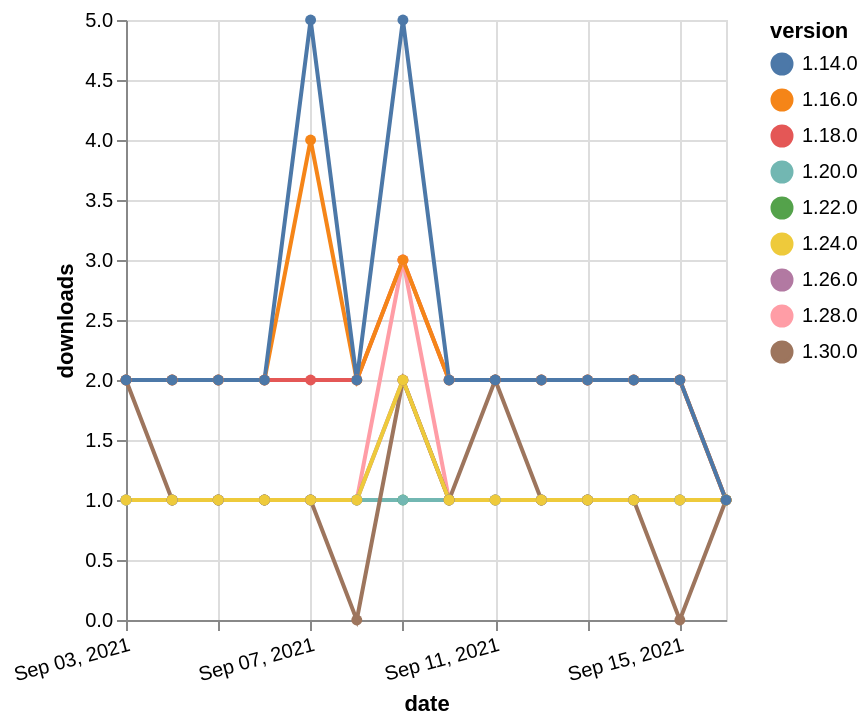

This figure's Vega-Lite source:
### Vega-Lite specification from a JSON file in a GitHub repository (floating-point values rounded to 4 significant figures)
{"$schema": "https://vega.github.io/schema/vega-lite/v5.json", "description": "A simple bar chart with embedded data.", "data": {"values": [{"date": "2021-09-03", "total": 2246, "delta": 2, "version": "1.18.0"}, {"date": "2021-09-04", "total": 2248, "delta": 2, "version": "1.18.0"}, {"date": "2021-09-05", "total": 2250, "delta": 2, "version": "1.18.0"}, {"date": "2021-09-06", "total": 2252, "delta": 2, "version": "1.18.0"}, {"date": "2021-09-07", "total": 2254, "delta": 2, "version": "1.18.0"}, {"date": "2021-09-08", "total": 2256, "delta": 2, "version": "1.18.0"}, {"date": "2021-09-09", "total": 2259, "delta": 3, "version": "1.18.0"}, {"date": "2021-09-10", "total": 2261, "delta": 2, "version": "1.18.0"}, {"date": "2021-09-11", "total": 2263, "delta": 2, "version": "1.18.0"}, {"date": "2021-09-12", "total": 2265, "delta": 2, "version": "1.18.0"}, {"date": "2021-09-13", "total": 2267, "delta": 2, "version": "1.18.0"}, {"date": "2021-09-14", "total": 2269, "delta": 2, "version": "1.18.0"}, {"date": "2021-09-15", "total": 2271, "delta": 2, "version": "1.18.0"}, {"date": "2021-09-16", "total": 2272, "delta": 1, "version": "1.18.0"}, {"date": "2021-09-03", "total": 180, "delta": 1, "version": "1.22.0"}, {"date": "2021-09-04", "total": 181, "delta": 1, "version": "1.22.0"}, {"date": "2021-09-05", "total": 182, "delta": 1, "version": "1.22.0"}, {"date": "2021-09-06", "total": 183, "delta": 1, "version": "1.22.0"}, {"date": "2021-09-07", "total": 184, "delta": 1, "version": "1.22.0"}, {"date": "2021-09-08", "total": 185, "delta": 1, "version": "1.22.0"}, {"date": "2021-09-09", "total": 186, "delta": 1, "version": "1.22.0"}, {"date": "2021-09-10", "total": 187, "delta": 1, "version": "1.22.0"}, {"date": "2021-09-11", "total": 188, "delta": 1, "version": "1.22.0"}, {"date": "2021-09-12", "total": 189, "delta": 1, "version": "1.22.0"}, {"date": "2021-09-13", "total": 190, "delta": 1, "version": "1.22.0"}, {"date": "2021-09-14", "total": 191, "delta": 1, "version": "1.22.0"}, {"date": "2021-09-15", "total": 192, "delta": 1, "version": "1.22.0"}, {"date": "2021-09-16", "total": 193, "delta": 1, "version": "1.22.0"}, {"date": "2021-09-03", "total": 158, "delta": 1, "version": "1.28.0"}, {"date": "2021-09-04", "total": 159, "delta": 1, "version": "1.28.0"}, {"date": "2021-09-05", "total": 160, "delta": 1, "version": "1.28.0"}, {"date": "2021-09-06", "total": 161, "delta": 1, "version": "1.28.0"}, {"date": "2021-09-07", "total": 162, "delta": 1, "version": "1.28.0"}, {"date": "2021-09-08", "total": 163, "delta": 1, "version": "1.28.0"}, {"date": "2021-09-09", "total": 166, "delta": 3, "version": "1.28.0"}, {"date": "2021-09-10", "total": 167, "delta": 1, "version": "1.28.0"}, {"date": "2021-09-11", "total": 168, "delta": 1, "version": "1.28.0"}, {"date": "2021-09-12", "total": 169, "delta": 1, "version": "1.28.0"}, {"date": "2021-09-13", "total": 170, "delta": 1, "version": "1.28.0"}, {"date": "2021-09-14", "total": 171, "delta": 1, "version": "1.28.0"}, {"date": "2021-09-15", "total": 172, "delta": 1, "version": "1.28.0"}, {"date": "2021-09-16", "total": 173, "delta": 1, "version": "1.28.0"}, {"date": "2021-09-03", "total": 144, "delta": 1, "version": "1.26.0"}, {"date": "2021-09-04", "total": 145, "delta": 1, "version": "1.26.0"}, {"date": "2021-09-05", "total": 146, "delta": 1, "version": "1.26.0"}, {"date": "2021-09-06", "total": 147, "delta": 1, "version": "1.26.0"}, {"date": "2021-09-07", "total": 148, "delta": 1, "version": "1.26.0"}, {"date": "2021-09-08", "total": 149, "delta": 1, "version": "1.26.0"}, {"date": "2021-09-09", "total": 151, "delta": 2, "version": "1.26.0"}, {"date": "2021-09-10", "total": 152, "delta": 1, "version": "1.26.0"}, {"date": "2021-09-11", "total": 153, "delta": 1, "version": "1.26.0"}, {"date": "2021-09-12", "total": 154, "delta": 1, "version": "1.26.0"}, {"date": "2021-09-13", "total": 155, "delta": 1, "version": "1.26.0"}, {"date": "2021-09-14", "total": 156, "delta": 1, "version": "1.26.0"}, {"date": "2021-09-15", "total": 157, "delta": 1, "version": "1.26.0"}, {"date": "2021-09-16", "total": 158, "delta": 1, "version": "1.26.0"}, {"date": "2021-09-03", "total": 220, "delta": 1, "version": "1.20.0"}, {"date": "2021-09-04", "total": 221, "delta": 1, "version": "1.20.0"}, {"date": "2021-09-05", "total": 222, "delta": 1, "version": "1.20.0"}, {"date": "2021-09-06", "total": 223, "delta": 1, "version": "1.20.0"}, {"date": "2021-09-07", "total": 224, "delta": 1, "version": "1.20.0"}, {"date": "2021-09-08", "total": 225, "delta": 1, "version": "1.20.0"}, {"date": "2021-09-09", "total": 226, "delta": 1, "version": "1.20.0"}, {"date": "2021-09-10", "total": 227, "delta": 1, "version": "1.20.0"}, {"date": "2021-09-11", "total": 228, "delta": 1, "version": "1.20.0"}, {"date": "2021-09-12", "total": 229, "delta": 1, "version": "1.20.0"}, {"date": "2021-09-13", "total": 230, "delta": 1, "version": "1.20.0"}, {"date": "2021-09-14", "total": 231, "delta": 1, "version": "1.20.0"}, {"date": "2021-09-15", "total": 232, "delta": 1, "version": "1.20.0"}, {"date": "2021-09-16", "total": 233, "delta": 1, "version": "1.20.0"}, {"date": "2021-09-03", "total": 2992, "delta": 2, "version": "1.16.0"}, {"date": "2021-09-04", "total": 2994, "delta": 2, "version": "1.16.0"}, {"date": "2021-09-05", "total": 2996, "delta": 2, "version": "1.16.0"}, {"date": "2021-09-06", "total": 2998, "delta": 2, "version": "1.16.0"}, {"date": "2021-09-07", "total": 3002, "delta": 4, "version": "1.16.0"}, {"date": "2021-09-08", "total": 3004, "delta": 2, "version": "1.16.0"}, {"date": "2021-09-09", "total": 3007, "delta": 3, "version": "1.16.0"}, {"date": "2021-09-10", "total": 3009, "delta": 2, "version": "1.16.0"}, {"date": "2021-09-11", "total": 3011, "delta": 2, "version": "1.16.0"}, {"date": "2021-09-12", "total": 3013, "delta": 2, "version": "1.16.0"}, {"date": "2021-09-13", "total": 3015, "delta": 2, "version": "1.16.0"}, {"date": "2021-09-14", "total": 3017, "delta": 2, "version": "1.16.0"}, {"date": "2021-09-15", "total": 3019, "delta": 2, "version": "1.16.0"}, {"date": "2021-09-16", "total": 3020, "delta": 1, "version": "1.16.0"}, {"date": "2021-09-03", "total": 113, "delta": 2, "version": "1.30.0"}, {"date": "2021-09-04", "total": 114, "delta": 1, "version": "1.30.0"}, {"date": "2021-09-05", "total": 115, "delta": 1, "version": "1.30.0"}, {"date": "2021-09-06", "total": 116, "delta": 1, "version": "1.30.0"}, {"date": "2021-09-07", "total": 117, "delta": 1, "version": "1.30.0"}, {"date": "2021-09-08", "total": 117, "delta": 0, "version": "1.30.0"}, {"date": "2021-09-09", "total": 119, "delta": 2, "version": "1.30.0"}, {"date": "2021-09-10", "total": 120, "delta": 1, "version": "1.30.0"}, {"date": "2021-09-11", "total": 122, "delta": 2, "version": "1.30.0"}, {"date": "2021-09-12", "total": 123, "delta": 1, "version": "1.30.0"}, {"date": "2021-09-13", "total": 124, "delta": 1, "version": "1.30.0"}, {"date": "2021-09-14", "total": 125, "delta": 1, "version": "1.30.0"}, {"date": "2021-09-15", "total": 125, "delta": 0, "version": "1.30.0"}, {"date": "2021-09-16", "total": 126, "delta": 1, "version": "1.30.0"}, {"date": "2021-09-03", "total": 163, "delta": 1, "version": "1.24.0"}, {"date": "2021-09-04", "total": 164, "delta": 1, "version": "1.24.0"}, {"date": "2021-09-05", "total": 165, "delta": 1, "version": "1.24.0"}, {"date": "2021-09-06", "total": 166, "delta": 1, "version": "1.24.0"}, {"date": "2021-09-07", "total": 167, "delta": 1, "version": "1.24.0"}, {"date": "2021-09-08", "total": 168, "delta": 1, "version": "1.24.0"}, {"date": "2021-09-09", "total": 170, "delta": 2, "version": "1.24.0"}, {"date": "2021-09-10", "total": 171, "delta": 1, "version": "1.24.0"}, {"date": "2021-09-11", "total": 172, "delta": 1, "version": "1.24.0"}, {"date": "2021-09-12", "total": 173, "delta": 1, "version": "1.24.0"}, {"date": "2021-09-13", "total": 174, "delta": 1, "version": "1.24.0"}, {"date": "2021-09-14", "total": 175, "delta": 1, "version": "1.24.0"}, {"date": "2021-09-15", "total": 176, "delta": 1, "version": "1.24.0"}, {"date": "2021-09-16", "total": 177, "delta": 1, "version": "1.24.0"}, {"date": "2021-09-03", "total": 18986, "delta": 2, "version": "1.14.0"}, {"date": "2021-09-04", "total": 18988, "delta": 2, "version": "1.14.0"}, {"date": "2021-09-05", "total": 18990, "delta": 2, "version": "1.14.0"}, {"date": "2021-09-06", "total": 18992, "delta": 2, "version": "1.14.0"}, {"date": "2021-09-07", "total": 18997, "delta": 5, "version": "1.14.0"}, {"date": "2021-09-08", "total": 18999, "delta": 2, "version": "1.14.0"}, {"date": "2021-09-09", "total": 19004, "delta": 5, "version": "1.14.0"}, {"date": "2021-09-10", "total": 19006, "delta": 2, "version": "1.14.0"}, {"date": "2021-09-11", "total": 19008, "delta": 2, "version": "1.14.0"}, {"date": "2021-09-12", "total": 19010, "delta": 2, "version": "1.14.0"}, {"date": "2021-09-13", "total": 19012, "delta": 2, "version": "1.14.0"}, {"date": "2021-09-14", "total": 19014, "delta": 2, "version": "1.14.0"}, {"date": "2021-09-15", "total": 19016, "delta": 2, "version": "1.14.0"}, {"date": "2021-09-16", "total": 19017, "delta": 1, "version": "1.14.0"}]}, "width": "container", "mark": {"type": "line", "point": {"filled": true}}, "encoding": {"x": {"field": "date", "type": "temporal", "timeUnit": "yearmonthdate", "title": "date", "axis": {"labelAngle": -15}}, "y": {"field": "delta", "type": "quantitative", "title": "downloads"}, "color": {"field": "version", "type": "nominal"}, "tooltip": {"field": "delta"}}}
